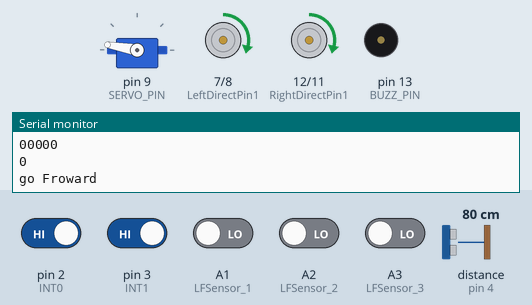
Recording of a sketch running on a simulated Arduino Uno, built with avr-gcc and run on an emulated ATmega328P. Shown: servo, motor-driver pin pairs drawn as motors (green arrow = first pin HIGH = forward, orange = second pin HIGH = backward, longer = more drive, scaled by the enable pin), buzzer (waves = sounding), the last lines printed to the serial monitor. Wiring (inferred from the names in the program): ultrasonic range finder: trigger pin 10; echo pin 4. The test bench sets the inputs (shaded band); at power-on: pin 2 (INT0), pin 3 (INT1) HIGH, A1 (LFSensor_1), A2 (LFSensor_2), A3 (LFSensor_3) LOW, distance to the obstacle (sensor on pin 4) 80 cm. The echo pulse lasts 58.3 µs per cm.

Above: at 3.32 s.
4.3 s: distance to the obstacle (sensor on pin 4) set to 24 cm
At 4.99 s:
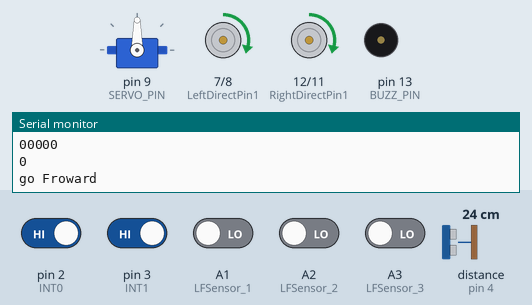
7.3 s: distance to the obstacle (sensor on pin 4) set to 19 cm
At 7.59 s:
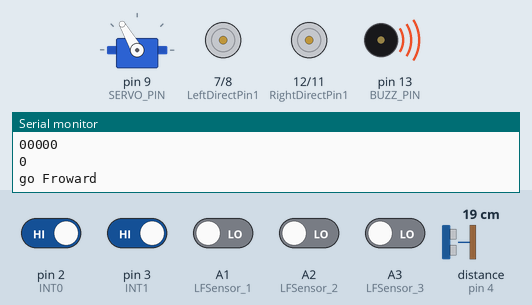
At 9.8 s:
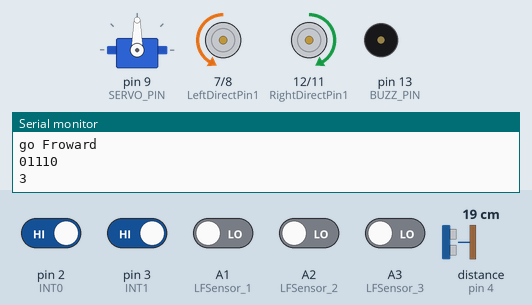
10.3 s: pin 2 (INT0) driven LOW
13.3 s: distance to the obstacle (sensor on pin 4) set to 12 cm
16.3 s: distance to the obstacle (sensor on pin 4) set to 9 cm
At 19.2 s:
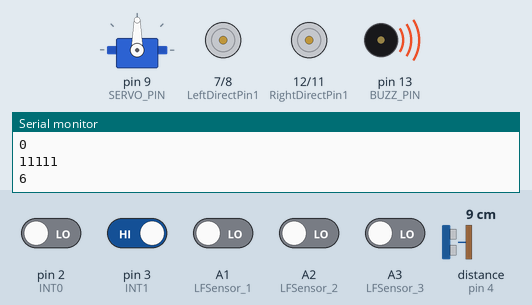
19.3 s: pin 3 (INT1) driven LOW
Timing chart, 0 to 31.7 s (numbered marks = the images above; inputs shaded):
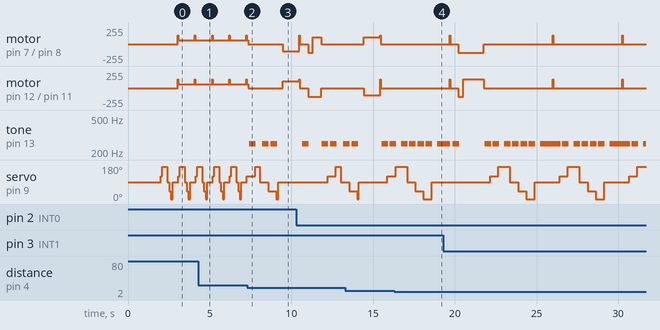

The sketch:

SDA4.0.ino
```cpp
/*Note: changes/rewires:
speedPinR   3 -> 5
Echo_PIN    2 -> 4
Trig_PIN    10 -> 10*
LFSensor_0(IR1)   A0 -> 2(INT0)
LFSensor_4(IR5)   A4 -> 3(INT1)
*/
#include <Servo.h>
#define powerIndex 1.9
#define speedPinR 5   // RIGHT PWM pin connect MODEL-X ENA
#define RightDirectPin1  12    //  Right Motor direction pin 1 to MODEL-X IN1
#define RightDirectPin2  11    // Right Motor direction pin 2 to MODEL-X IN2
#define speedPinL 6        //  Left PWM pin connect MODEL-X ENB
#define LeftDirectPin1  7    // Left Motor direction pin 1 to MODEL-X IN3
#define LeftDirectPin2  8   ///Left Motor direction pin 1 to MODEL-X IN4

#define SERVO_PIN     9  //servo connect to D9

#define Echo_PIN    4 // Ultrasonic Echo pin connect to D11
#define Trig_PIN    10  // Ultrasonic Trig pin connect to D12

#define BUZZ_PIN     13
#define FAST_SPEED  250/powerIndex     //both sides of the motor speed 250
#define SPEED  110/powerIndex     //both sides of the motor speed 100
#define TURN_SPEED  200/powerIndex     //both sides of the motor speed 200
#define BACK_SPEED  255/powerIndex     //back speed 255

#define INT0  2
#define INT1  3

#define LFSensor_0 INT0  //Left
#define LFSensor_1 A1
#define LFSensor_2 A2
#define LFSensor_3 A3
#define LFSensor_4 INT1  //Rignt

int leftscanval, centerscanval, rightscanval, ldiagonalscanval, rdiagonalscanval;
const int distancelimit = 20; //distance limit for obstacles in front
const int sidedistancelimit = 10; //minimum distance in cm to obstacles at both sides (the car will allow a shorter distance sideways)
int distance;
int numcycles = 0;
const int turntime = 500;  // 45 degree turn
const int backtime = 300;

Servo head;

int FLG = 0;
int trigger = 0;
int timerCNT = 0;
bool R = 0;
bool M = 0;
/*motor control*/
void go_Advance(void)  //Forward
{
  digitalWrite(RightDirectPin1, HIGH);
  digitalWrite(RightDirectPin2,LOW);
  digitalWrite(LeftDirectPin1,HIGH);
  digitalWrite(LeftDirectPin2,LOW);
}
void go_Left()  //Turn left
{
  digitalWrite(RightDirectPin1, HIGH);
  digitalWrite(RightDirectPin2,LOW);
  digitalWrite(LeftDirectPin1,LOW);
  digitalWrite(LeftDirectPin2,HIGH);
  M = 0;
}
void go_Right()  //Turn right
{
  digitalWrite(RightDirectPin1, LOW);
  digitalWrite(RightDirectPin2,HIGH);
  digitalWrite(LeftDirectPin1,HIGH);
  digitalWrite(LeftDirectPin2,LOW);
  M = 1;
}
void go_Back()  //Reverse
{
  digitalWrite(RightDirectPin1, LOW);
  digitalWrite(RightDirectPin2,HIGH);
  digitalWrite(LeftDirectPin1,LOW);
  digitalWrite(LeftDirectPin2,HIGH);
}
void stop_Stop()    //Stop
{
  digitalWrite(RightDirectPin1, LOW);
  digitalWrite(RightDirectPin2,LOW);
  digitalWrite(LeftDirectPin1,LOW);
  digitalWrite(LeftDirectPin2,LOW);
  set_Motorspeed(0,0);
}

/*set motor speed */
void set_Motorspeed(int speed_L,int speed_R)
{
  analogWrite(speedPinL,speed_L);
  analogWrite(speedPinR,speed_R);
}

void Move(char action, int speed, int time){
  set_Motorspeed(speed,speed);
  switch (action){
    case 's':
      stop_Stop();
      break;
    case 'f':
      go_Advance();
      break;
    case 'b':
      go_Back();
      break;
    case 'l':
      go_Left();
      break;
    case 'r':
      go_Right();
      break;
    default:
      return;
  }
  delay(time);
  return;
}

void buzz_ON()   //open buzzer
{

  for(int i=0;i<100;i++)
  {
   digitalWrite(BUZZ_PIN,LOW);
   delay(2);//wait for 1ms
   digitalWrite(BUZZ_PIN,HIGH);
   delay(2);//wait for 1ms
  }
}
void buzz_OFF()  //close buzzer
{
  digitalWrite(BUZZ_PIN, HIGH);

}
void alarm(){
   buzz_ON();

   buzz_OFF();
}

/*detection of ultrasonic distance*/
int watch(){
  long echo_distance;
  digitalWrite(Trig_PIN,LOW);
  delayMicroseconds(5);
  digitalWrite(Trig_PIN,HIGH);
  delayMicroseconds(15);
  digitalWrite(Trig_PIN,LOW);
  echo_distance=pulseIn(Echo_PIN,HIGH);
  echo_distance=echo_distance*0.01657; //how far away is the object in cm
  //Serial.println((int)echo_distance);
  return round(echo_distance);
}
//Meassures distances to the right, left, front, left diagonal, right diagonal and asign them in cm to the variables rightscanval,
//leftscanval, centerscanval, ldiagonalscanval and rdiagonalscanval (there are 5 points for distance testing)
int watchsurrounding(){
/*  obstacle_status is a binary integer, its last 5 digits stands for if there is any obstacles in 5 directions,
 *   for example B101000 last 5 digits is 01000, which stands for Left front has obstacle, B100111 means front, right front and right ha
 */

int obstacle_status =B100000;
  centerscanval = watch();
  if(centerscanval<distancelimit){
    stop_Stop();
    alarm();
    obstacle_status  =obstacle_status | B100;
    }
  head.write(120);
  delay(100);
  ldiagonalscanval = watch();
  if(ldiagonalscanval<distancelimit){
    stop_Stop();
    alarm();
     obstacle_status  =obstacle_status | B1000;
    }
  head.write(170); //Didn't use 180 degrees because my servo is not able to take this angle
  delay(300);
  leftscanval = watch();
  if(leftscanval<sidedistancelimit){
    stop_Stop();
    alarm();
     obstacle_status  =obstacle_status | B10000;
    }

  head.write(90); //use 90 degrees if you are moving your servo through the whole 180 degrees
  delay(100);
  centerscanval = watch();
  if(centerscanval<distancelimit){
    stop_Stop();
    alarm();
    obstacle_status  =obstacle_status | B100;
    }
  head.write(40);
  delay(100);
  rdiagonalscanval = watch();
  if(rdiagonalscanval<distancelimit){
    stop_Stop();
    alarm();
    obstacle_status  =obstacle_status | B10;
    }
  head.write(0);
  delay(100);
  rightscanval = watch();
  if(rightscanval<sidedistancelimit){
    stop_Stop();
    alarm();
    obstacle_status  =obstacle_status | 1;
    }
  head.write(90); //Finish looking around (look forward again)
  delay(300);
   String obstacle_str= String(obstacle_status,BIN);
  obstacle_str= obstacle_str.substring(1,6);
  Serial.println(obstacle_str);

  if(obstacle_str == "00000" || obstacle_str == "10001" || obstacle_str == "11011" ){
    return 0;
  }
  else if(obstacle_str == "10000"){
    return 1;
  }
  else if(obstacle_str == "01000" || obstacle_str == "11000" || obstacle_str == "11100" || obstacle_str == "01100" || obstacle_str == "10100"){
    return 2;
  }
  else if(obstacle_str == "00100" || obstacle_str == "01110" ){
    return 3;
  }
  else if(obstacle_str == "00010" || obstacle_str == "00011" || obstacle_str == "00111" || obstacle_str == "00110" || obstacle_str == "00101"){
    return 4;
  }
  else if(obstacle_str == "00001"){
    return 5;
  }
  return 6;
}

void Push(){
  set_Motorspeed(FAST_SPEED,FAST_SPEED);
  go_Advance();
  delay(30);
  set_Motorspeed(SPEED,SPEED);
}

void surveilling(int x, bool& y){
  Serial.println(x);
  switch(x){
    case 0:
      Serial.println("go Froward");
      break;
    case 1:
      Move('r', TURN_SPEED, turntime);
      stop_Stop();
      Serial.println("go Right");
      break;
    case 2:
      Move('r', TURN_SPEED, 2*turntime);
      stop_Stop();
      Serial.println("go Sharp Right");
      break;
    case 3:
      if(y == 1){
        Move('r', TURN_SPEED, 2*turntime);
        stop_Stop();
        Serial.println("go Sharp Right");
      }
      else{
        Move('l', TURN_SPEED, 2*turntime);
        stop_Stop();
        Serial.println("go Sharp Left");
      }
      y = !y;
      Serial.println(y);
      break;
    case 4:
      Move('l', TURN_SPEED, 2*turntime);
      stop_Stop();
      Serial.println("go Sharp Left");
      break;
    case 5:
      Move('l', TURN_SPEED, turntime);
      stop_Stop();
      Serial.println("go Left");
      break;
    default:
      alarm();
      alarm();
      Serial.println("BLOCKED");
      break;
  }
  Push();
  return;
}

void selfDriving(int& x){ //Main Algorithm
  switch(x){
    case 0:
      if(timerCNT == 100){
        surveilling(watchsurrounding(), R);
        timerCNT = 0;
        return;
      }
      go_Advance();
      timerCNT++;
      return;
    case 1:
      Move('s', FAST_SPEED, 100);
      alarm();
      Serial.println("go left!!!");
      Move('b', BACK_SPEED, backtime);
      stop_Stop();
      Move('r', TURN_SPEED, turntime);
      stop_Stop();
      x = 0;
      surveilling(watchsurrounding(), R);
      return;
    case 2:
      Move('s', FAST_SPEED, 100);
      alarm();
      Serial.println("go left!!!");
      Move('b', BACK_SPEED, backtime);
      stop_Stop();
      Move('l', TURN_SPEED, turntime);
      stop_Stop();
      x = 0;
      surveilling(watchsurrounding(), R);
      return;
    case 3:
      if(M == 0){
      Move('s', FAST_SPEED, 100);
      alarm();
      Serial.println("go left!!!");
      Move('b', BACK_SPEED, backtime);
      stop_Stop();
      Move('r', TURN_SPEED, 2.5*turntime);
      stop_Stop();
      x = 0;
      surveilling(watchsurrounding(), R);
      return;
      }
      else{
        Move('s', FAST_SPEED, 100);
      alarm();
      Serial.println("go left!!!");
      Move('b', BACK_SPEED, backtime);
      stop_Stop();
      Move('l', TURN_SPEED, 2.5*turntime);
      stop_Stop();
      x = 0;
      surveilling(watchsurrounding(), R);
      return;
      }
    default:
      alarm();
      alarm();
      x = 0;
      return;
  }
}

void setup() {
  /*setup L298N pin mode*/
  pinMode(RightDirectPin1, OUTPUT);
  pinMode(RightDirectPin2, OUTPUT);
  pinMode(speedPinL, OUTPUT);
  pinMode(LeftDirectPin1, OUTPUT);
  pinMode(LeftDirectPin2, OUTPUT);
  pinMode(speedPinR, OUTPUT);
  stop_Stop();//stop move
  /*init HC-SR04*/
  pinMode(Trig_PIN, OUTPUT);
  pinMode(Echo_PIN,INPUT);
  /*init buzzer*/
  pinMode(BUZZ_PIN, OUTPUT);
  digitalWrite(BUZZ_PIN, HIGH);
  buzz_OFF();

  pinMode(INT0, INPUT);
  pinMode(INT1, INPUT);
  attachInterrupt(digitalPinToInterrupt(INT0), Handler, FALLING);
  attachInterrupt(digitalPinToInterrupt(INT1), Handler, FALLING);

  digitalWrite(Trig_PIN,LOW);
  /*init servo*/
  head.attach(SERVO_PIN);
  head.write(90);
   delay(2000);

  set_Motorspeed(SPEED,SPEED);

  Serial.begin(9600);

  surveilling(watchsurrounding(), R);

}

void Handler(){
  char s[5]; // Sensor input array based on the pins;
  s[0] = digitalRead(LFSensor_0); // Left most sensor
  s[1] = digitalRead(LFSensor_1);
  s[2] = digitalRead(LFSensor_2);
  s[3] = digitalRead(LFSensor_3);
  s[4] = digitalRead(LFSensor_4); // Right most sensor
  if(s[0] != s[4]){
    if(s[0] == trigger){
      Serial.println("left");
      FLG = 1;
      return;
    }
    else {
      Serial.println("right");
      FLG = 2;
      return;
    }
  }
  else{
    Serial.println("both");
    FLG = 3;
  }
  if(s[2] == trigger){
    FLG = 3;
  }
  Serial.println(FLG);
}

void loop() {
  selfDriving(FLG);
}
```

Measured:
- the behaviour switches between 22 and 21 cm on distance to the obstacle (sensor on pin 4) (found by bisection; images 1 and 2)
- the behaviour switches between 11 and 10 cm on distance to the obstacle (sensor on pin 4) (found by bisection; images 3 and 4)
- after the input at 7.3 s, tone on pin 13 (BUZZ_PIN): goes 249 Hz 0.40 s, silent 0.41 s, 249 Hz 0.40 s, silent 0.10 s, 249 Hz 0.40 s, then silent, starting after 0.12 s
- after the input at 16.3 s, motor on pin 7 (LeftDirectPin1) / pin 8 (LeftDirectPin2): stays stopped (without the input it goes to backward 105/255 after 1.8 s); motor on pin 12 (RightDirectPin1) / pin 11 (RightDirectPin2): stays stopped (without the input it goes to forward 105/255 after 1.8 s)
- by itself, servo on pin 9 (SERVO_PIN): repeats every 4.3 s: 170° 0.70 s, 90° 0.50 s, 40° 0.50 s, 0° 0.50 s, 90° 1.5 s, 120° 0.50 s
